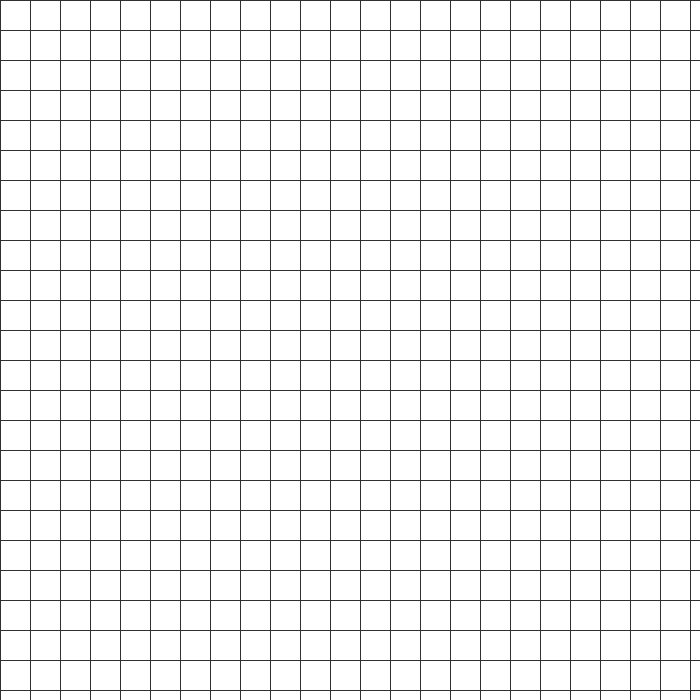
Frame 1 (no input)
Frame 60 (the mouse pressed at the canvas centre just before this capture): identical to frame 1, image omitted
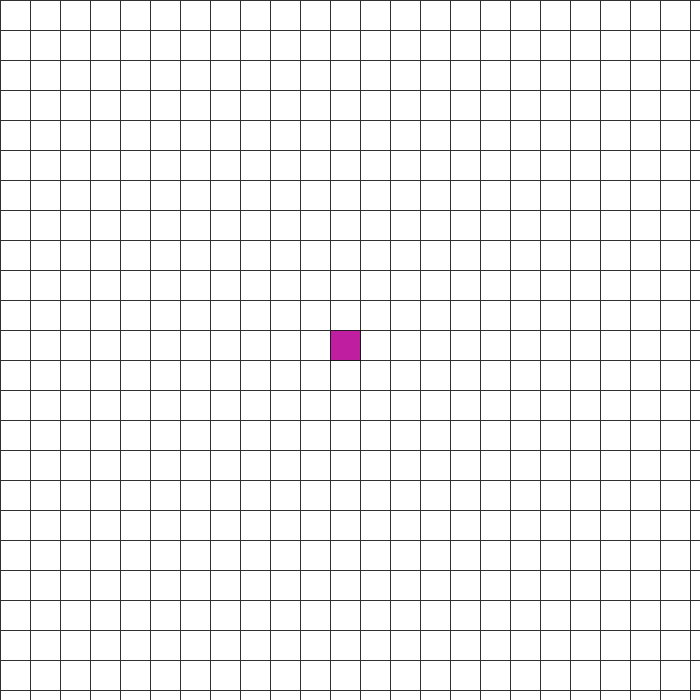
Frame 120 (the mouse held since frame 60 and released just before this capture)

The Processing sketch that drew these frames (run headless with seeded random() and noise(); from frame 60 on, the mouse is pressed at the canvas centre):

// Processing sketch: quadrados_mudam_de_cor_nao_eh_meu_codigo
// ── quadrados_mudam_de_cor_nao_eh_meu_codigo.pde
//To whoever cares... A nice simple Click the box to change color with processing
// Thanks for these awesome tutorials Mr Shiffman.

//rectangle spacing
   int spacing = 30;
//rectangle size : should be equal to spacing so it works well :-)
   int rectSize = 30;
void setup(){
//must be a square screen, width = height for this case
  size(700,700);
  fill(255);
  stroke(25);
  strokeWeight(0.9);
  for(int x=0;x<width;x=x+spacing){
    for(int y=0;y<width;y=y+spacing){
      rect(x,y,rectSize,rectSize);
    }
  }
}

void draw(){
  if(mousePressed){
    fill(random(255),random(255),random(255));

    //rect(mouseX-valueSoThat it is a multiple of 30, ...) 30 being rectSize
    //mouseX % 20 = remainder
    //mouseX - remainder = a mouseX multiple of 30
    /* mouseX = 331, mouseY = 334
      * 331 % 30 = 1 , 334 % 30 = 4
      * mouseX - (331 % 30) = 330. mouseY - (334 % 30) = 330
      */
    
    int multiX = mouseX - (mouseX % rectSize);
    int multiY = mouseY - (mouseY % rectSize);
  //não entendi mto bem essas duas linhas acima. Sei que elas são p/ identificar o quadrado em que o mouse está, mas n entendi como
  //principalmente aquele % ali.
    rect(multiX,multiY,rectSize,rectSize);
  }
}
